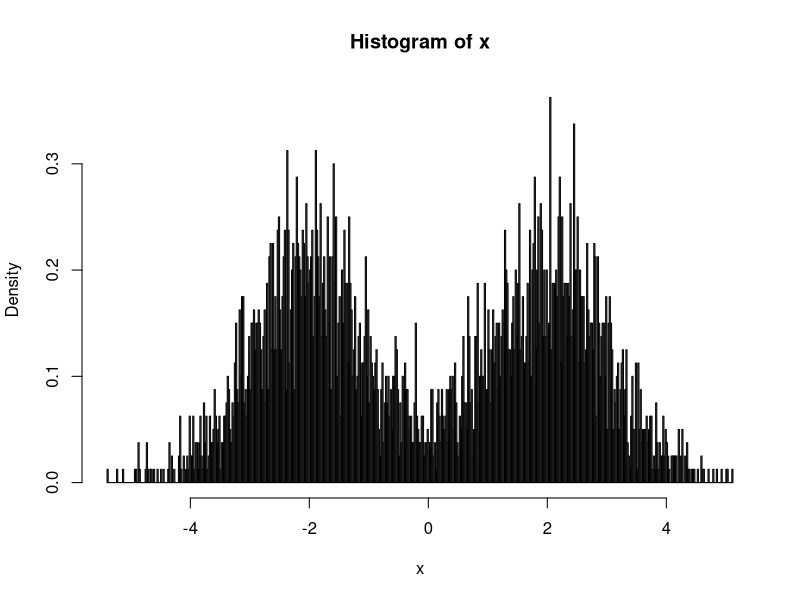
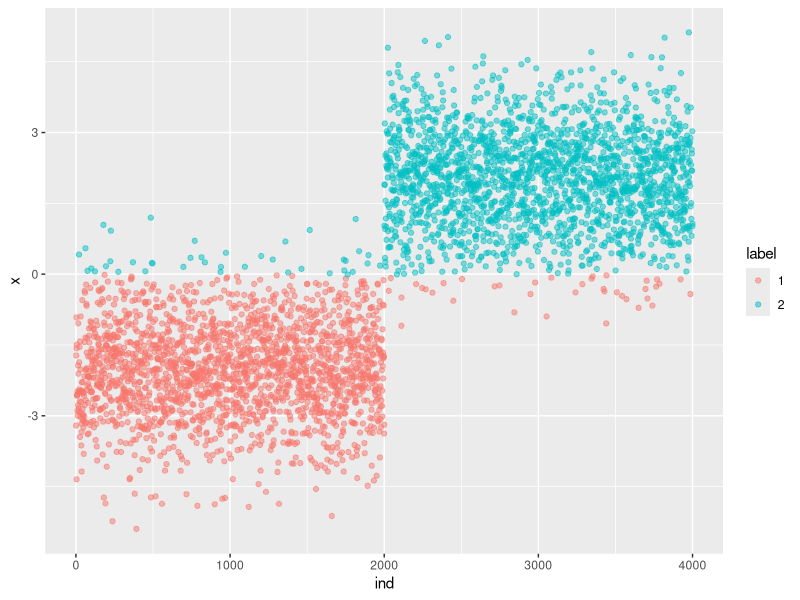

Generate these figures, in order, with R:
## ---- chunk 1
set.seed(1234)
x <- c(rnorm(2000, -2), rnorm(2000, 2))
hist(x, breaks=500,freq = FALSE)
## ---- chunk 2
pi1 <- 0.5
pi2 <- 0.5
mu1 <- -0.5
mu2 <- 0.5
sd1 <- sd(x)
sd2 <- sd(x)
## ---- chunk 3
mat_x <- matrix(x, nrow=length(x), ncol=2)
Estep <- function(param_list) {
  
  pi1 <- param_list$pi1
  pi2 <- param_list$pi2
  mu1 <- param_list$mu1
  mu2 <- param_list$mu2
  var1 <- param_list$var1
  var2 <- param_list$var2
  # compute aik
  mu_vec <- c(mu1, mu2)
  var_vec <- c(var1, var2)
  pi_vec <- c(pi1, pi2)
  aik <- t(mat_x) - mu_vec
  aik <- -aik**2/(2*var_vec)
  aik <- aik-0.5*log(var_vec)
  aik <- aik + log(pi_vec)
  aik <- t(aik)
  aik <- aik - apply(aik, 1, max)
  gammaik <- exp(aik)
  gammaik <- gammaik / apply(gammaik, 1, sum)
}
## ---- chunk 4
Mstep <- function(gammaik) {
  nc <- colSums(gammaik)
  pis <- nc / N
  pi1 <- pis[1]
  pi2 <- pis[2]
  
  mus <- colSums(gammaik*mat_x) / nc
  mu1 <- mus[1]
  mu2 <- mus[2]
  
  vars <- colSums((t(t(mat_x) - mus))**2 * gammaik) / nc
  var1 <- vars[1]
  var2 <- vars[2]
  
  return(list(pi1=pi1, pi2=pi2, mu1=mu1, mu2=mu2, var1=var1,var2=var2))
}
## ---- chunk 5
N <- length(x)
param_list <- list(
  pi1=pi1, pi2=pi2,
  mu1=mu1, mu2=mu2,
  var1=sd1**2, var2=sd2**2)
for (i in 1:100) {
  gammaik <- Estep(param_list=param_list)
  param_list <- Mstep(gammaik)
}
param_list
## ---- chunk 6
library(tidyverse)
label <- apply(gammaik, 1, which.max)
data_df <- tibble(
  x=x,
  label=factor(label),
  ind=1:length(x)
)
data_df %>% ggplot(
  aes(x=ind, y=x, color=label)
) + geom_point(alpha=0.5)
